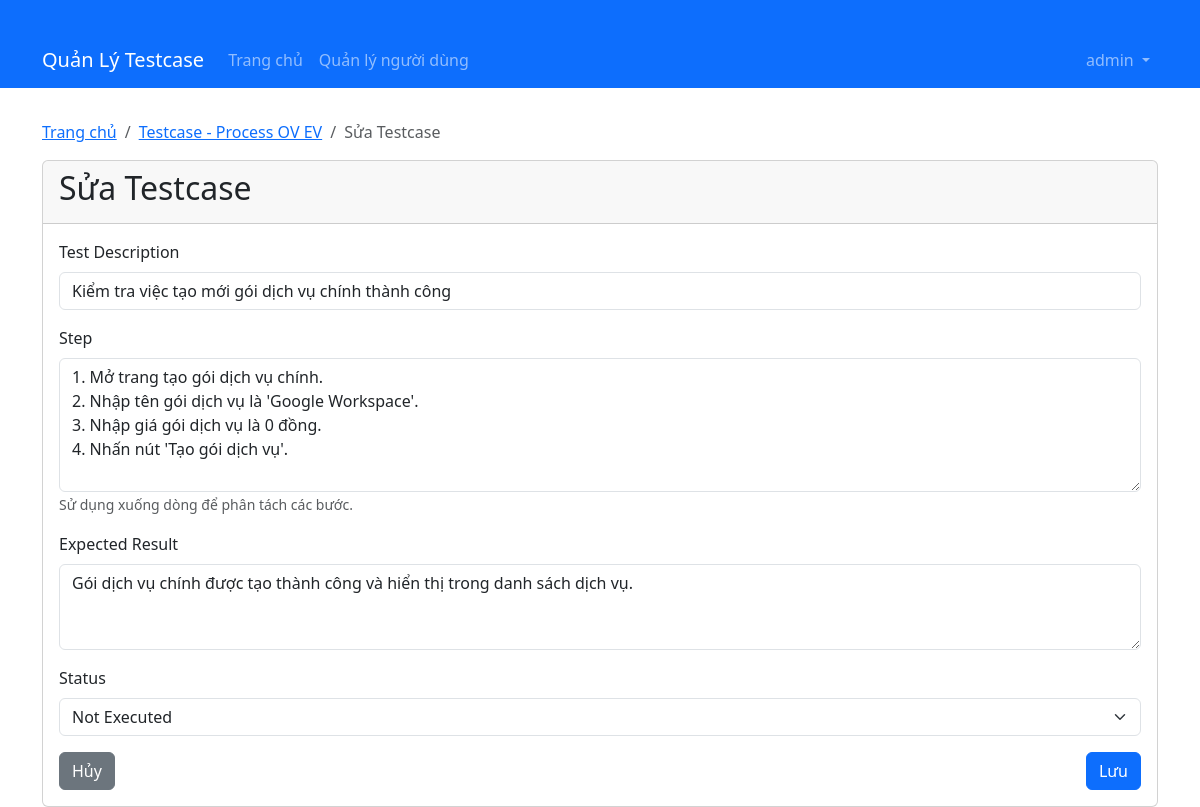
The page /testcase/1/edit (signed in) on the database its author committed.
### models/testcase_set.py (models this page shows, shortened)
class TestCaseSet(db.Model):
    id = db.Column(db.Integer, primary_key=True)
    name = db.Column(db.String(100), nullable=False)
    description = db.Column(db.String(255))
    created_at = db.Column(db.DateTime, default=datetime.utcnow)
    updated_at = db.Column(db.DateTime, default=datetime.utcnow, onupdate=datetime.utcnow)
    test_cases = db.relationship('TestCase', backref='test_case_set', lazy=True, cascade="all, delete-orphan")
    user_id = db.Column(db.Integer, db.ForeignKey('user.id'))
    is_public = db.Column(db.Boolean, default=False)  # Testcase có công khai không

### models/testcase.py (models this page shows, shortened)
class TestCase(db.Model):
    id = db.Column(db.Integer, primary_key=True)
    test_case_set_id = db.Column(db.Integer, db.ForeignKey('test_case_set.id'), nullable=False)
    number = db.Column(db.Integer, nullable=False)  # Đảm bảo thuộc tính này tồn tại
    description = db.Column(db.Text, nullable=False)
    step = db.Column(db.Text)
    expected_result = db.Column(db.Text)
    status = db.Column(db.String(20), default='Not Executed')
    created_at = db.Column(db.DateTime, default=datetime.utcnow)
    updated_at = db.Column(db.DateTime, default=datetime.utcnow, onupdate=datetime.utcnow)

### routes/testcase.py (the view, shortened to what this page needs)
@testcase_bp.route('/<int:id>/edit', methods=['GET', 'POST'])
@login_required
def edit(id):
    testcase = TestCase.query.get_or_404(id)
    testcase_set = testcase.test_case_set
    user_id = session.get('user_id')
    is_admin = session.get('is_admin', False)
    if not is_admin and testcase_set.user_id != user_id:
        flash('Bạn không có quyền chỉnh sửa testcase này', 'danger')
        return redirect(url_for('dashboard'))
    return render_template('testcase_form.html', testcase=testcase, testcase_set=testcase.test_case_set)

### app.py (called while the page is built)
@app.context_processor
def inject_session():
    from flask import session
    return dict(session=session)

### routes/auth.py (called while the page is built)
def login_required(f):
    @wraps(f)
    def decorated_function(*args, **kwargs):
        if 'user_id' not in session:
            flash('Vui lòng đăng nhập để tiếp tục', 'warning')
            return redirect(url_for('auth.login', next=request.url))
        return f(*args, **kwargs)
    return decorated_function

### templates/testcase_form.html (shortened to what this page needs)
{% extends 'base.html' %}
{% block content %}
<nav aria-label="breadcrumb">
    <ol class="breadcrumb">
        <li class="breadcrumb-item"><a href="{{ url_for('dashboard') }}">Trang chủ</a></li>
        <li class="breadcrumb-item"><a href="{{ url_for('testcase_set.detail', id=testcase_set.id) }}">{{ testcase_set.name }}</a></li>
        <li class="breadcrumb-item active">{% if testcase %}Sửa{% else %}Thêm mới{% endif %} Testcase</li>
    </ol>
</nav>
<div class="card">
    <div class="card-header">
        <h2>{% if testcase %}Sửa{% else %}Thêm mới{% endif %} Testcase</h2>
    </div>
    <div class="card-body">
        <form method="post">
            <div class="mb-3">
                <label for="description" class="form-label">Test Description</label>
                <input type="text" class="form-control" id="description" name="description" value="{{ testcase.description if testcase else '' }}" required>
            </div>
            <div class="mb-3">
                <label for="step" class="form-label">Step</label>
                <textarea class="form-control" id="step" name="step" rows="5">{{ testcase.step if testcase else '' }}</textarea>
                <small class="form-text text-muted">Sử dụng xuống dòng để phân tách các bước.</small>
            </div>
            <div class="mb-3">
                <label for="expected_result" class="form-label">Expected Result</label>
                <textarea class="form-control" id="expected_result" name="expected_result" rows="3">{{ testcase.expected_result if testcase else '' }}</textarea>
            </div>
            <div class="mb-3">
                <label for="status" class="form-label">Status</label>
                <select class="form-select" id="status" name="status">
                    <option value="Not Executed" {% if testcase and testcase.status == 'Not Executed' %}selected{% endif %}>Not Executed</option>
                </select>
            </div>
            <div class="d-flex justify-content-between">
                <a href="{{ url_for('testcase_set.detail', id=testcase_set.id) }}" class="btn btn-secondary">Hủy</a>
                <button type="submit" class="btn btn-primary">Lưu</button>
            </div>
        </form>
    </div>
</div>
{% endblock %}

### rows shown on the page
TestCaseSet: name "Testcase - Process OV EV"
TestCase: description "Kiểm tra việc tạo mới gói dịch vụ chính thành công", step "1. Mở trang tạo gói dịch vụ chính. 2. Nhập tên gói dịch vụ là 'Google Workspace'. 3. Nhập giá gói dịch vụ là 0 đồng. 4. Nhấn nút 'Tạo gói dịch vụ'.", expected_result "Gói dịch vụ chính được tạo thành công và hiển thị trong danh sách dịch vụ.", status "Not Executed"

### other values the page prints
{{ session.username }} "admin"
